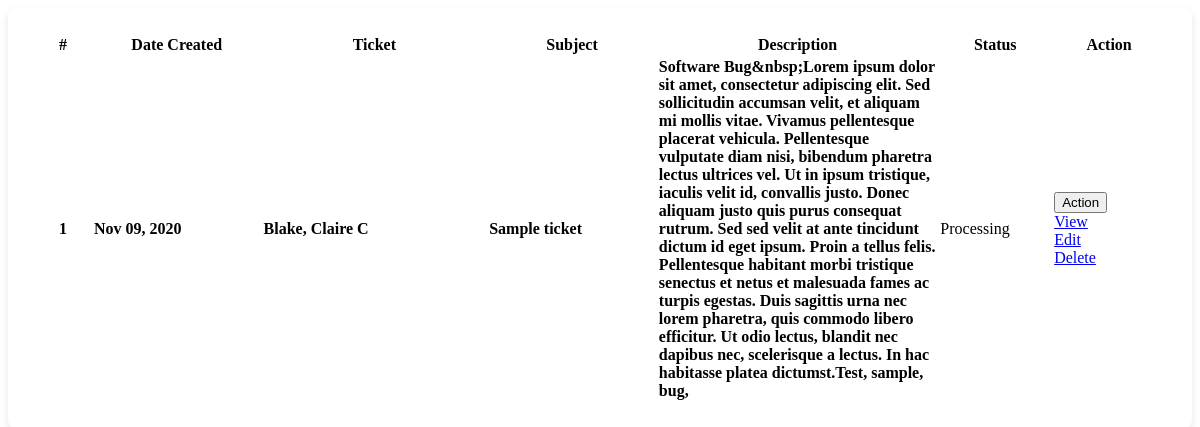
Page /ticket_list.php on the committed database.
### tables this page shows
CREATE TABLE `tickets` (
  `id` int(30) NOT NULL,
  `subject` text NOT NULL,
  `description` text NOT NULL,
  `status` tinyint(1) NOT NULL COMMENT '0=Pending,1=on process,2= Closed',
  `department_id` int(30) NOT NULL,
  `customer_id` int(30) NOT NULL,
  `staff_id` int(30) NOT NULL,
  `admin_id` int(30) NOT NULL,
  `date_created` datetime NOT NULL DEFAULT current_timestamp()
);

### ticket_list.php (the view, shortened to what this page needs)
<?php
include 'db_connect.php';
?>
<div class="col-lg-12">
	<div class="card card-outline card-info">
		<div class="card-body">
			<table class="table table-hover table-bordered" id="list">
				<colgroup>
					<col width="5%">
					<col width="15%">
					<col width="20%">
					<col width="15%">
					<col width="25%">
					<col width="10%">
					<col width="10%">
				</colgroup>
				<thead>
					<tr>
						<th>#</th>
						<th>Date Created</th>
						<th>Ticket</th>
						<th>Subject</th>
						<th>Description</th>
						<th>Status</th>
						<th>Action</th>
					</tr>
				</thead>
				<tbody>
					<?php
					$i = 1;
					$where = '';
					$qry = $conn->query("SELECT t.*,concat(c.lastname,', ',c.firstname,' ',c.middlename) as cname FROM tickets t inner join customers c on c.id= t.customer_id $where order by unix_timestamp(t.date_created) desc");
					while($row= $qry->fetch_assoc()):
						$trans = get_html_translation_table(HTML_ENTITIES,ENT_QUOTES);
						unset($trans["\""], $trans["<"], $trans[">"], $trans["<h2"]);
						$desc = strtr(html_entity_decode($row['description']),$trans);
						$desc=str_replace(array("<li>","</li>"), array("",", "), $desc);
					?>
					<tr>
						<th class="text-center"><?php echo $i++ ?></th>
						<td><b><?php echo date("M d, Y",strtotime($row['date_created'])) ?></b></td>
						<td><b><?php echo ucwords($row['cname']) ?></b></td>
						<td><b><?php echo $row['subject'] ?></b></td>
						<td><b class="truncate"><?php echo strip_tags($desc) ?></b></td>
						<td>
							<?php if($row['status'] == 0): ?>
								<span class="badge badge-primary">Pending/Open</span>
							<?php elseif($row['status'] == 1): ?>
								<span class="badge badge-Info">Processing</span>
							<?php elseif($row['status'] == 2): ?>
								<span class="badge badge-success">Done</span>
							<?php else: ?>
								<span class="badge badge-secondary">Closed</span>
							<?php endif; ?>
						</td>
						<td class="text-center">
							<button type="button" class="btn btn-default dropdown-toggle" data-toggle="dropdown" aria-expanded="true">
		                      Action
		                    </button>
		                    <div class="dropdown-menu" style="">
		                      <a class="dropdown-item view_ticket" href="./index.php?page=view_ticket&id=<?php echo $row['id'] ?>" data-id="<?php echo $row['id'] ?>">View</a>
		                      <a class="dropdown-item" href="./index.php?page=edit_ticket&id=<?php echo $row['id'] ?>">Edit</a>
		                      <a class="dropdown-item delete_ticket" href="javascript:void(0)" data-id="<?php echo $row['id'] ?>">Delete</a>
		                    </div>
						</td>
					</tr>
				<?php endwhile; ?>
				</tbody>
			</table>
		</div>
	</div>
</div>

### ticket_list.php (style rules this page uses)
.card { border-radius: 8px; box-shadow: 0 4px 8px rgba(0,0,0,0.1); border: none; }
.card-body { padding: 25px; }

### rows in the picture
tickets: date_created "Nov 09, 2020", cname "Blake, Claire C", subject "Sample ticket", description "Software Bug&nbsp;Lorem ipsum dolor sit amet, consectetur adipiscing elit. Sed sollicitudin accumsan velit, et aliquam mi mollis vitae. Vivamus pellentesque placerat vehicula. Pellentesque vulputate diam nisi, bibendum pharetra lectus ultrices vel. Ut in ipsum tristique, iaculis velit id, convallis justo. Donec aliquam justo quis purus consequat rutrum. Sed sed velit at ante tincidunt dictum id eget ipsum. Proin a tellus felis. Pellentesque habitant morbi tristique senectus et netus et malesuada fames ac turpis egestas. Duis sagittis urna nec lorem pharetra, quis commodo libero efficitur. Ut odio lectus, blandit nec dapibus nec, scelerisque a lectus. In hac habitasse platea dictumst.Test,…", status "Processing"
